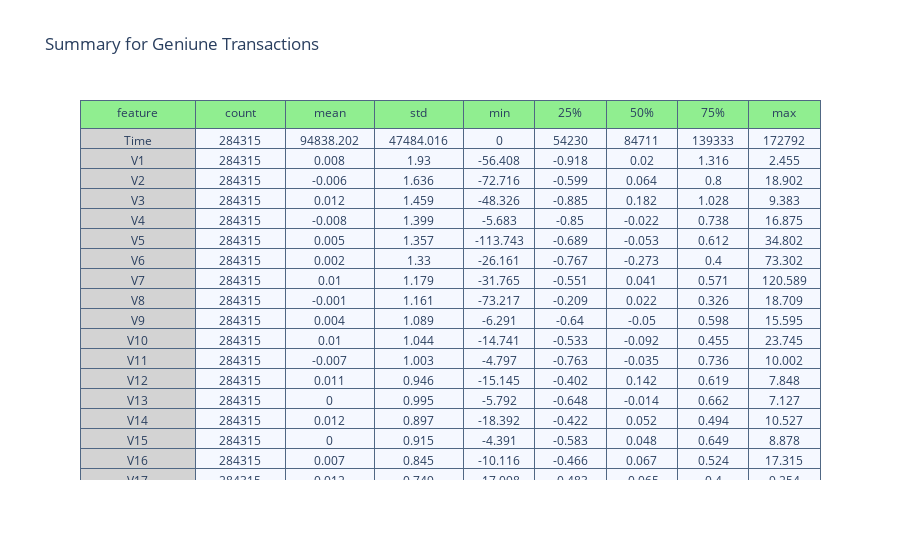

Notebook code cell kept with this figure:
### Code cell
# Descriptive statistics of geniune transactions

summary = (data[data['Class'] == 0].describe().transpose().reset_index())

summary = summary.rename(columns = {"index" : "feature"})
summary = np.around(summary,3)

val_lst = [summary['feature'], summary['count'],
           summary['mean'],summary['std'],
           summary['min'], summary['25%'],
           summary['50%'], summary['75%'], summary['max']]

trace  = go.Table(header = dict(values = summary.columns.tolist(),
                                line = dict(color = ['#506784']),
                                fill = dict(color = ['lightgreen']),
                               ),
                  cells  = dict(values = val_lst,
                                line = dict(color = ['#506784']),
                                fill = dict(color = ["lightgrey",'#F5F8FF'])
                               ),
                  columnwidth = [130,100,100,100,80,80,80,80,80])
layout = go.Layout(dict(title = "Summary for Geniune Transactions"))
figure = go.Figure(data=[trace],layout=layout)
py.iplot(figure)

### Figure 1 — Plotly figure (JSON) as saved in the notebook; plotly's stock layout.template omitted (floating-point values rounded to 4 significant figures; data arrays with more than 128 entries replaced by an {"elided": "..."} marker saying what was removed)
{"data": [{"cells": {"fill": {"color": ["lightgrey", "#F5F8FF"]}, "line": {"color": ["#506784"]}, "values": {"elided": "9x31 mixed values"}}, "columnwidth": [130, 100, 100, 100, 80, 80, 80, 80, 80], "header": {"fill": {"color": ["lightgreen"]}, "line": {"color": ["#506784"]}, "values": ["feature", "count", "mean", "std", "min", "25%", "50%", "75%", "max"]}, "type": "table"}], "layout": {"title": {"text": "Summary for Geniune Transactions"}}}
